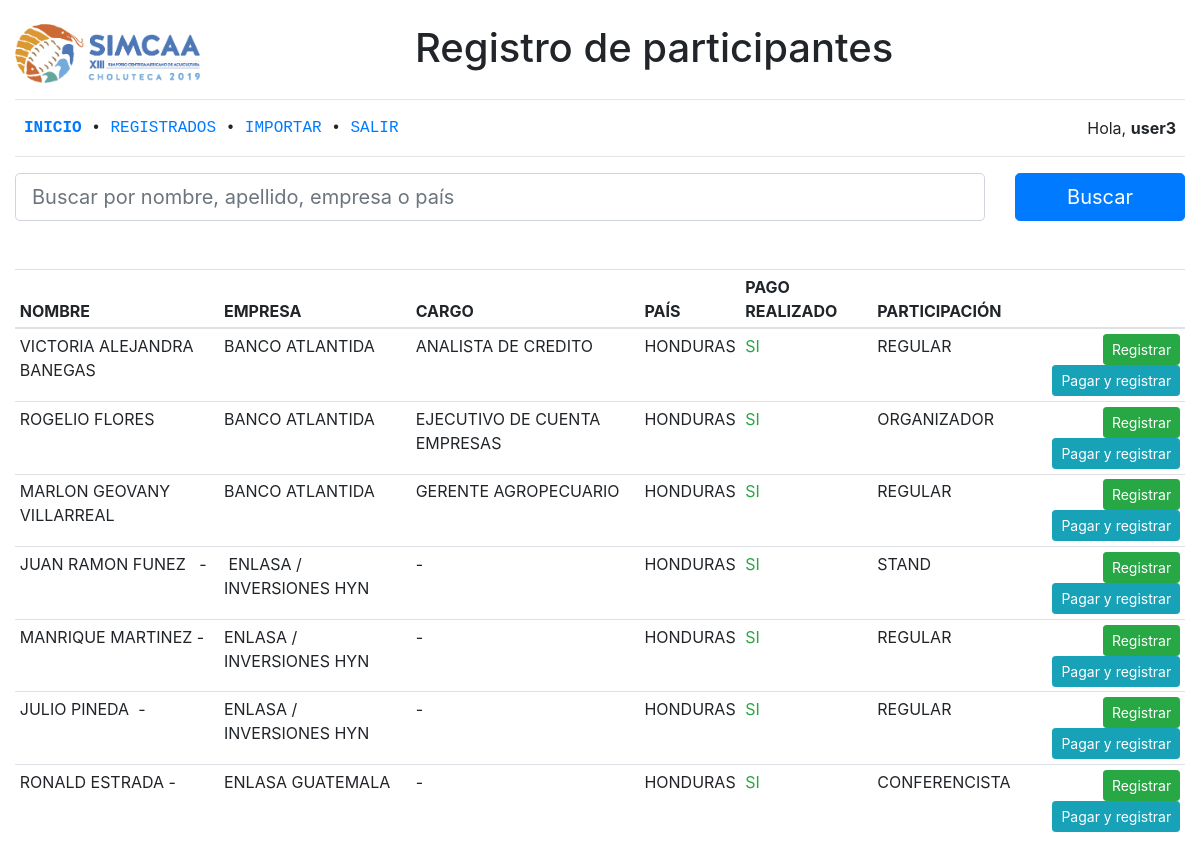
Screenshot of /evento/ (signed in) with the database file from the repository.
### app_registro/models.py (models this page shows, shortened)
class Participante(models.Model):
	nombre 			= models.CharField(max_length=25)
	acta_estudiante = models.CharField(max_length=30, null=True, blank=True)
	empresa 		= models.CharField(max_length=35, null=True, blank=True)
	cargo 			= models.CharField(max_length=50, null=True, blank=True)
	titulo 			= models.CharField(max_length=50, null=True, blank=True)
	pais 			= models.CharField(max_length=40, null=True, blank=True)
	correo 			= models.EmailField(null=True, blank=True)
	telefono 		= models.CharField(max_length=15, null=True, blank=True)
	movil 			= models.CharField(max_length=15, null=True, blank=True)
	fecha_inscripcion = models.CharField(null=True, blank=True, max_length=25)
	costo 			= models.CharField(null=True, blank=True, max_length=10)
	fecha_pago 		= models.CharField(null=True, blank=True, max_length=25)
	observaciones 	= models.TextField(null=True, blank=True)
	tipo_participante = models.ForeignKey(TipoParticipante, on_delete=models.SET_NULL, null=True)
	registrado		= models.BooleanField(default=False)
	obsequio		= models.BooleanField(default=False)

class TipoParticipante(models.Model):
	tipo = models.CharField(max_length=40)

### app_registro/views.py (the view)
# urls.py: path('', views.index, name='index'),
@login_required()
def index(request):
	request.session['page'] = 'registro'
	q = request.GET.get('q')
	if q:
		if request.session['tipou'] == 'registrador':
			participantes = Participante.objects.filter(
				Q(registrado=False) &
				(Q(nombre__contains=q) |
				Q(empresa__contains=q) |
				Q(pais__contains=q))
			)
		elif request.session['tipou'] == 'regalo':
			participantes = Participante.objects.filter(
				Q(registrado=True) & Q(obsequio=False) &
				(Q(nombre__contains=q) |
				Q(empresa__contains=q) |
				Q(pais__contains=q))
			)
		else:
			participantes = Participante.objects.filter(
				Q(nombre__contains=q) |
				Q(empresa__contains=q) |
				Q(pais__contains=q)
			)
	else:
		if request.session['tipou'] == 'regalo':
			participantes = Participante.objects.filter(registrado=True, obsequio=False)
		else:
			participantes = Participante.objects.filter(registrado=False)
	return render(request, 'registro/index.html', {'q': q, 'participantes': participantes})

### app_registro/context_processors.py (called while the page is built)
def active_page(request):
	if 'page' in request.session:
		page_name = request.session['page']
	else:
		page_name = ''
	return {'page_name': page_name}

### app_registro/templates/registro/index.html (shortened to what this page needs)
{% extends "registro/base.html" %}
{% block content %}
	<div class="row">
		<div class="col-md-12">
			<form action="">
				<div class="row">
					<div class="col-md-10">
						<input type="text" autofocus
							name="q"
							class="form-control form-control-lg"
							placeholder="Buscar por nombre, apellido, empresa o país">
					</div>
					<div class="col-md-2">
						<input type="submit"
							value="Buscar"
							class="btn btn-primary btn-block btn-lg">
					</div>
				</div>
			</form>
		</div>
	</div>
	{% if participantes %}
	<div class="row mt-5">
		<div class="col-md-12">
			<table class="table table-sm">
				<thead>
					<tr>
						<th>NOMBRE</th>
						<th>EMPRESA</th>
						<th>CARGO</th>
						<th>PAÍS</th>
						<th>PAGO REALIZADO</th>
						<th>PARTICIPACIÓN</th>
						<th></th>
					</tr>
				</thead>
				<tbody>
					{% for par in participantes %}
					<tr id="tr-{{ par.id }}">
						<td>{{ par.nombre|upper }}</td>
						<td>{% if par.empresa %}{{ par.empresa|upper }}{% else %}-{% endif %}</td>
						<td>{% if par.cargo %}{{ par.cargo|upper }}{% else %}-{% endif %}</td>
						<td>{% if par.pais %}{{ par.pais|upper }}{% else %}-{% endif %}</td>
						<td>
							{% if not par.fecha_pago %}
							<span class="text-danger">NO</span>
							{% else %}
							<span class="text-success">SI</span>
							{% endif %}
						</td>
						<td>{{ par.tipo_participante.tipo|upper }}</td>
						<td class="text-right">
						{% if request.session.tipou != 'regalo' %}
							<button class="btn btn-success btn-sm btn-registrar"
									data-id="{{ par.id }}"
									data-url="{% url 'registro:registrar' %}">Registrar</button>
							<button class="btn btn-info btn-sm btn-pagar"
									data-id="{{ par.id }}"
									data-url="{% url 'registro:registrar' %}">Pagar y registrar</button>
						{% else %}
							<button class="btn btn-success btn-sm btn-regalar" {{ par.obsequio|yesno:"disabled," }}
									data-id="{{ par.id }}"
									data-url="{% url 'registro:registrar' %}">Obsequio</button>
						{% endif %}
						</td>
					</tr>
					{% endfor %}
				</tbody>
			</table>
		</div>
	</div>
	{% endif %}
{% endblock %}

### app_registro/templates/registro/base.html (shortened to what this page needs)
<!DOCTYPE html>
<html lang="en">
<head>
	{% load static %}
	<link rel="stylesheet" href="{% static 'global/bootstrap/css/bootstrap.min.css' %}">
</head>
<body>
	<div class="container-fluid mt-4">
		<div class="row">
			<div class="col-md-4">
				<img width="50%" src="{% static 'global/img/logo-simcaa.png' %}" alt="">
			</div>
			<div class="col-md-8">
				<h1>Registro de participantes</h1>
			</div>
		</div>
		<hr>
		<div class="row">
			<div class="col-md-10 pl-4 text-monospace">
				<a href="{% url 'registro:index' %}"
					class="{% if page_name == 'registro' %}font-weight-bolder{% endif %}">INICIO</a> •
				<a href="{% url 'registro:registrados' %}"
					class="{% if page_name == 'registrados' %}font-weight-bolder{% endif %}">REGISTRADOS</a> •
				<a href="{% url 'registro:importar' %}" class="{% if page_name == 'importar' %}font-weight-bolder{% endif %}"> IMPORTAR </a> •
				<a href="{% url 'procesar_logout' %}">SALIR</a>
			</div>
			<div class="col-md-2 text-right pr-4">
				{% if request.user.first_name %}
				Hola, <strong>{{ request.user.get_full_name }}</strong>
				{% else %}
				Hola, <strong>{{ request.user }}</strong>
				{% endif %}
			</div>
		</div>
		<hr>
		{% block content %}{% endblock %}
	</div>
</body>
</html>

### rows the page displays
Participante: nombre "VICTORIA ALEJANDRA BANEGAS", empresa "BANCO ATLANTIDA", cargo "ANALISTA DE CREDITO", pais "HONDURAS", shows "SI", tipo_participante.tipo "REGULAR"
Participante: nombre "ROGELIO FLORES", empresa "BANCO ATLANTIDA", cargo "EJECUTIVO DE CUENTA EMPRESAS", pais "HONDURAS", shows "SI", tipo_participante.tipo "ORGANIZADOR"
Participante: nombre "MARLON GEOVANY VILLARREAL", empresa "BANCO ATLANTIDA", cargo "GERENTE AGROPECUARIO", pais "HONDURAS", shows "SI", tipo_participante.tipo "REGULAR"
Participante: nombre "JUAN RAMON FUNEZ -", empresa "ENLASA / INVERSIONES HYN", pais "HONDURAS", tipo_participante.tipo "STAND"
Participante: nombre "MANRIQUE MARTINEZ -", empresa "ENLASA / INVERSIONES HYN", pais "HONDURAS", tipo_participante.tipo "REGULAR"
Participante: nombre "JULIO PINEDA -", empresa "ENLASA / INVERSIONES HYN", pais "HONDURAS", tipo_participante.tipo "REGULAR"
Participante: nombre "RONALD ESTRADA -", empresa "ENLASA GUATEMALA", pais "HONDURAS", shows "SI", tipo_participante.tipo "CONFERENCISTA"

### other values shown
{{ request.user }} "user3"
